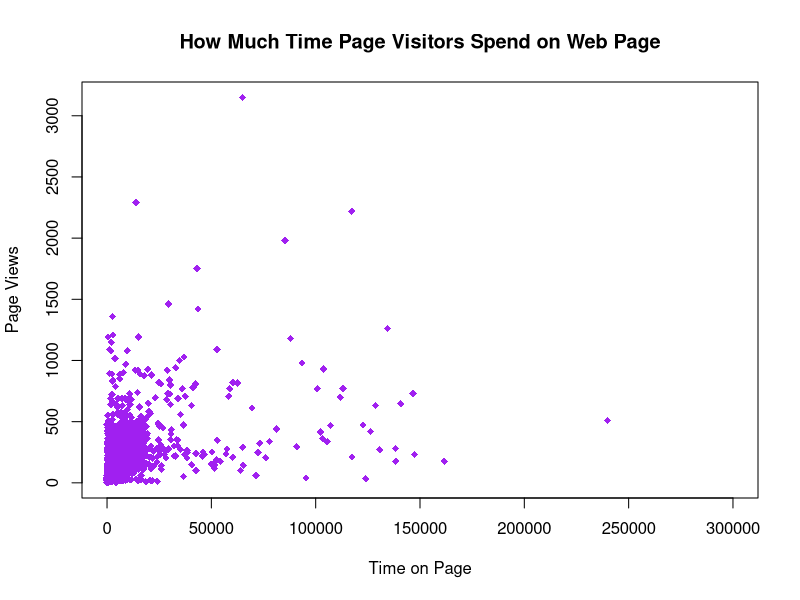
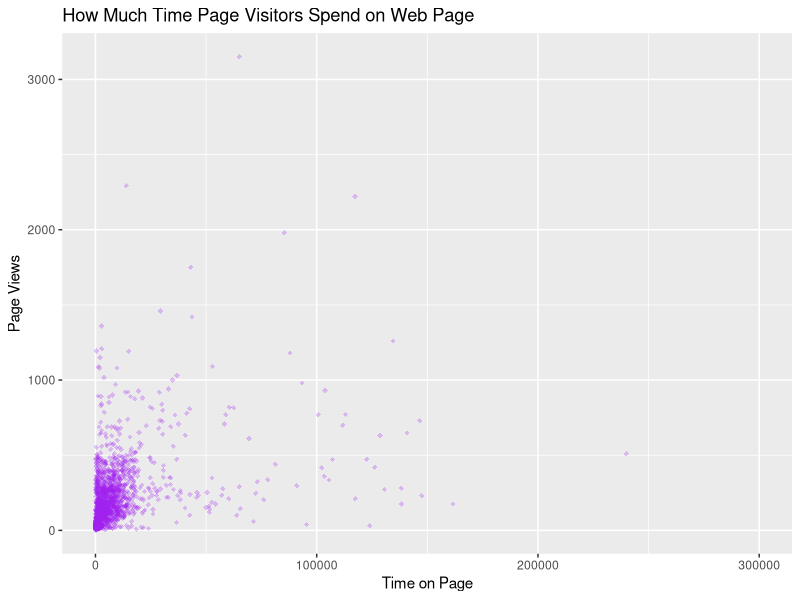
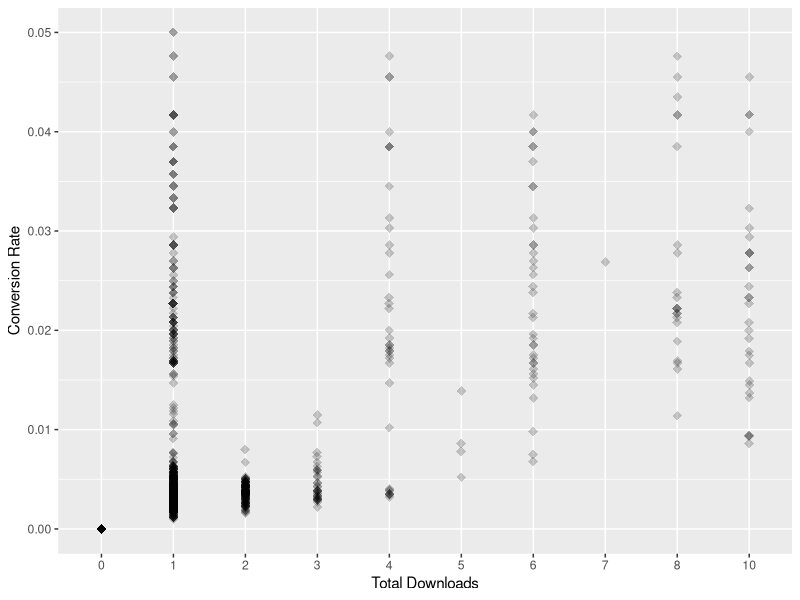
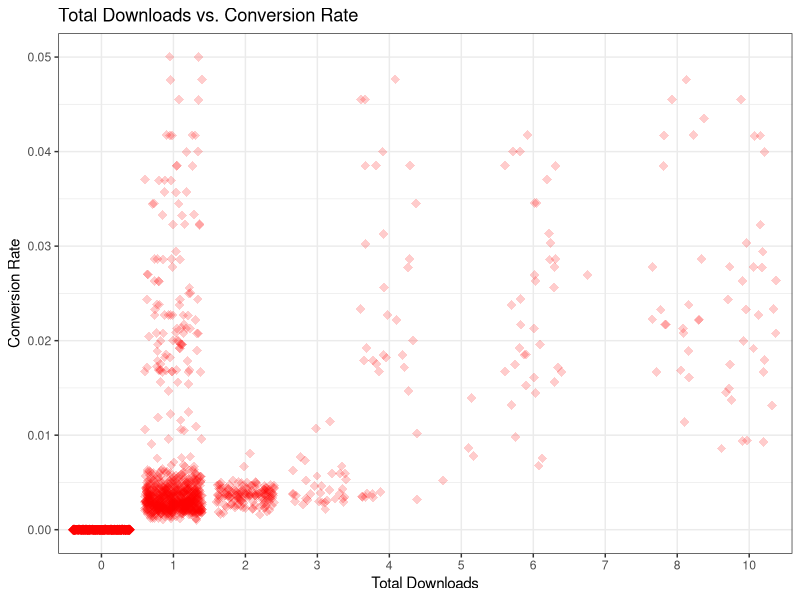
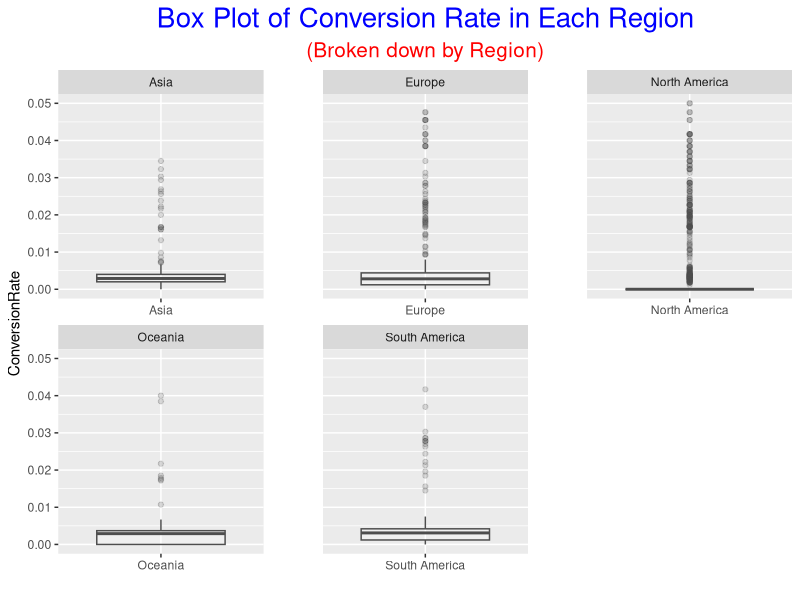
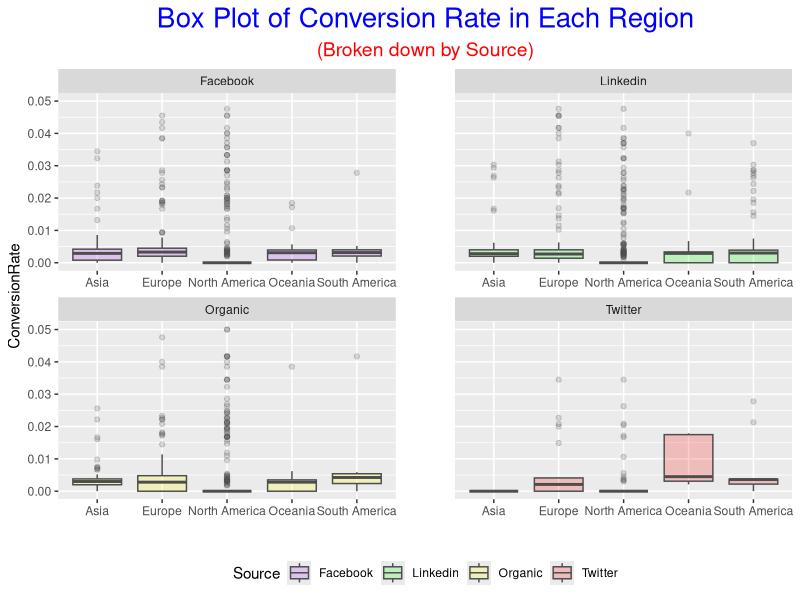

Recreate these plots in R, in order.
## ---- chunk 1

webAnalytics= read.csv("WebAnalytics4.csv")
library(ggplot2)
## ---- chunk 2
plot(PageViews~TimeOnPage,webAnalytics, type="p",
     pch=18,col="purple",cex=1,
     xlab="Time on Page",
     ylab="Page Views", 
     xlim=c(0,300000),
     main="How Much Time Page Visitors Spend on Web Page")


## ---- chunk 3

options(scipen=999)
ggplot(webAnalytics,aes(TimeOnPage,PageViews, xmin=0, xmax=300000)) +
  geom_point(shape=18,color="purple",size=1.5,alpha=.25) +
  labs(x="Time on Page",
       y="Page Views",
       title="How Much Time Page Visitors Spend on Web Page")
  
## ---- chunk 4
#A
ggplot(webAnalytics,aes(factor(TotalDownloads),ConversionRate)) +
  geom_point(shape=18,size=3,alpha=.2) +
  labs(x="Total Downloads",
       y="Conversion Rate")

#B
ggplot(webAnalytics,aes(factor(TotalDownloads),ConversionRate)) +
  labs(x="Total Downloads",
       y="Conversion Rate",
       title="Total Downloads vs. Conversion Rate") +
  geom_jitter(alpha=.2,shape=18,color="red",size=3) +
  theme_bw()


## ---- chunk 5

ggplot(webAnalytics,aes(Region,ConversionRate)) +
  geom_boxplot(col="grey30",alpha=.2) + 
  labs(x="",title="Box Plot of Conversion Rate in Each Region",subtitle = "(Broken down by Region)")+
  facet_wrap(~Region,scales = "free_x")+
  theme(plot.title = element_text(hjust = 0.5,
                                  size = 20,
                                  color = "blue"),
        plot.subtitle = element_text(hjust=.5,
                                     size = 15,
                                     color="red"),
        panel.spacing.x = unit(15,units="mm")) +
  theme(legend.position = "none")

## ---- chunk 6

ggplot(webAnalytics,aes(Region,ConversionRate, fill=Source)) +
  geom_boxplot(col="grey30",alpha=.2) + 
  labs(x="",title="Box Plot of Conversion Rate in Each Region",subtitle = "(Broken down by Source)")+
  facet_wrap(~Source,scales = "free_x")+
  scale_fill_manual(values=c("purple",
                             "green",
                             "yellow",
                             "red"))+
  theme(plot.title = element_text(hjust = 0.5,
                                  size = 20,
                                  color = "blue"),
        plot.subtitle = element_text(hjust=.5,
                                     size=14,
                                     color = "red"),
        panel.spacing.x = unit(15,units="mm")) +
  theme(legend.position = "bottom")


